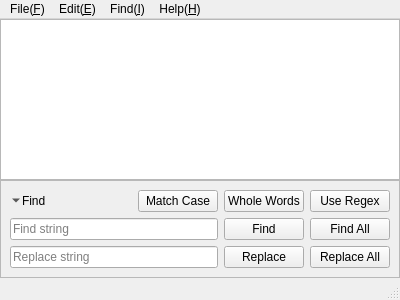
<?xml version="1.0" encoding="UTF-8"?>
<ui version="4.0">
 <class>MainWindow</class>
 <widget class="QMainWindow" name="MainWindow">
  <property name="geometry">
   <rect>
    <x>0</x>
    <y>0</y>
    <width>400</width>
    <height>300</height>
   </rect>
  </property>
  <property name="minimumSize">
   <size>
    <width>400</width>
    <height>200</height>
   </size>
  </property>
  <widget class="QWidget" name="centralwidget">
   <layout class="QVBoxLayout" name="verticalLayout">
    <property name="spacing">
     <number>0</number>
    </property>
    <property name="leftMargin">
     <number>0</number>
    </property>
    <property name="topMargin">
     <number>0</number>
    </property>
    <property name="rightMargin">
     <number>0</number>
    </property>
    <property name="bottomMargin">
     <number>0</number>
    </property>
    <item>
     <widget class="QFrame" name="frame">
      <property name="frameShape">
       <enum>QFrame::StyledPanel</enum>
      </property>
      <property name="frameShadow">
       <enum>QFrame::Plain</enum>
      </property>
      <layout class="QHBoxLayout" name="horizontalLayout_4">
       <property name="spacing">
        <number>0</number>
       </property>
       <property name="leftMargin">
        <number>0</number>
       </property>
       <property name="topMargin">
        <number>0</number>
       </property>
       <property name="rightMargin">
        <number>0</number>
       </property>
       <property name="bottomMargin">
        <number>0</number>
       </property>
       <item>
        <widget class="TextEdit" name="textEdit">
         <property name="font">
          <font>
           <pointsize>11</pointsize>
          </font>
         </property>
         <property name="frameShape">
          <enum>QFrame::NoFrame</enum>
         </property>
         <property name="lineWrapMode">
          <enum>QPlainTextEdit::NoWrap</enum>
         </property>
        </widget>
       </item>
      </layout>
     </widget>
    </item>
    <item>
     <widget class="QFrame" name="frameFindBox">
      <property name="frameShape">
       <enum>QFrame::StyledPanel</enum>
      </property>
      <property name="frameShadow">
       <enum>QFrame::Plain</enum>
      </property>
      <layout class="QVBoxLayout" name="verticalLayout_2">
       <item>
        <widget class="QFrame" name="frameFindSettings">
         <property name="frameShape">
          <enum>QFrame::NoFrame</enum>
         </property>
         <property name="frameShadow">
          <enum>QFrame::Plain</enum>
         </property>
         <layout class="QHBoxLayout" name="horizontalLayout_2">
          <property name="leftMargin">
           <number>0</number>
          </property>
          <property name="topMargin">
           <number>0</number>
          </property>
          <property name="rightMargin">
           <number>0</number>
          </property>
          <property name="bottomMargin">
           <number>0</number>
          </property>
          <item>
           <widget class="QToolButton" name="buttonCloseFind">
            <property name="cursor">
             <cursorShape>PointingHandCursor</cursorShape>
            </property>
            <property name="styleSheet">
             <string notr="true">QToolButton { border: none; }</string>
            </property>
            <property name="text">
             <string>Find</string>
            </property>
            <property name="iconSize">
             <size>
              <width>8</width>
              <height>8</height>
             </size>
            </property>
            <property name="shortcut">
             <string notr="true">Esc</string>
            </property>
            <property name="toolButtonStyle">
             <enum>Qt::ToolButtonTextBesideIcon</enum>
            </property>
            <property name="arrowType">
             <enum>Qt::DownArrow</enum>
            </property>
           </widget>
          </item>
          <item>
           <widget class="QLabel" name="labelFindResult">
            <property name="sizePolicy">
             <sizepolicy hsizetype="Expanding" vsizetype="Preferred">
              <horstretch>0</horstretch>
              <verstretch>0</verstretch>
             </sizepolicy>
            </property>
            <property name="text">
             <string/>
            </property>
           </widget>
          </item>
          <item>
           <widget class="QPushButton" name="buttonCase">
            <property name="cursor">
             <cursorShape>PointingHandCursor</cursorShape>
            </property>
            <property name="text">
             <string>Match Case</string>
            </property>
            <property name="checkable">
             <bool>true</bool>
            </property>
           </widget>
          </item>
          <item>
           <widget class="QPushButton" name="buttonWords">
            <property name="cursor">
             <cursorShape>PointingHandCursor</cursorShape>
            </property>
            <property name="text">
             <string>Whole Words</string>
            </property>
            <property name="checkable">
             <bool>true</bool>
            </property>
           </widget>
          </item>
          <item>
           <widget class="QPushButton" name="buttonRegex">
            <property name="cursor">
             <cursorShape>PointingHandCursor</cursorShape>
            </property>
            <property name="text">
             <string>Use Regex</string>
            </property>
            <property name="checkable">
             <bool>true</bool>
            </property>
           </widget>
          </item>
         </layout>
        </widget>
       </item>
       <item>
        <widget class="QFrame" name="frameFind">
         <property name="frameShape">
          <enum>QFrame::NoFrame</enum>
         </property>
         <property name="frameShadow">
          <enum>QFrame::Plain</enum>
         </property>
         <layout class="QHBoxLayout" name="horizontalLayout">
          <property name="leftMargin">
           <number>0</number>
          </property>
          <property name="topMargin">
           <number>0</number>
          </property>
          <property name="rightMargin">
           <number>0</number>
          </property>
          <property name="bottomMargin">
           <number>0</number>
          </property>
          <item>
           <widget class="QLineEdit" name="editFind">
            <property name="placeholderText">
             <string>Find string</string>
            </property>
           </widget>
          </item>
          <item>
           <widget class="QPushButton" name="buttonFind">
            <property name="cursor">
             <cursorShape>PointingHandCursor</cursorShape>
            </property>
            <property name="text">
             <string>Find</string>
            </property>
           </widget>
          </item>
          <item>
           <widget class="QPushButton" name="buttonFindAll">
            <property name="cursor">
             <cursorShape>PointingHandCursor</cursorShape>
            </property>
            <property name="text">
             <string>Find All</string>
            </property>
           </widget>
          </item>
         </layout>
        </widget>
       </item>
       <item>
        <widget class="QFrame" name="frameReplace">
         <property name="frameShape">
          <enum>QFrame::NoFrame</enum>
         </property>
         <property name="frameShadow">
          <enum>QFrame::Plain</enum>
         </property>
         <layout class="QHBoxLayout" name="horizontalLayout_3">
          <property name="leftMargin">
           <number>0</number>
          </property>
          <property name="topMargin">
           <number>0</number>
          </property>
          <property name="rightMargin">
           <number>0</number>
          </property>
          <property name="bottomMargin">
           <number>0</number>
          </property>
          <item>
           <widget class="QLineEdit" name="editReplace">
            <property name="placeholderText">
             <string>Replace string</string>
            </property>
           </widget>
          </item>
          <item>
           <widget class="QPushButton" name="buttonReplace">
            <property name="cursor">
             <cursorShape>PointingHandCursor</cursorShape>
            </property>
            <property name="text">
             <string>Replace</string>
            </property>
           </widget>
          </item>
          <item>
           <widget class="QPushButton" name="buttonReplaceAll">
            <property name="cursor">
             <cursorShape>PointingHandCursor</cursorShape>
            </property>
            <property name="text">
             <string>Replace All</string>
            </property>
           </widget>
          </item>
         </layout>
        </widget>
       </item>
      </layout>
     </widget>
    </item>
   </layout>
  </widget>
  <widget class="QMenuBar" name="menubar">
   <property name="geometry">
    <rect>
     <x>0</x>
     <y>0</y>
     <width>400</width>
     <height>18</height>
    </rect>
   </property>
   <widget class="QMenu" name="menuFile">
    <property name="title">
     <string>File(&amp;F)</string>
    </property>
    <addaction name="actionNewFile"/>
    <addaction name="actionOpen"/>
    <addaction name="actionSave"/>
    <addaction name="actionSaveAs"/>
    <addaction name="separator"/>
    <addaction name="actionSettings"/>
    <addaction name="separator"/>
    <addaction name="actionExit"/>
   </widget>
   <widget class="QMenu" name="menuHelp">
    <property name="title">
     <string>Help(&amp;H)</string>
    </property>
    <addaction name="actionAbout"/>
   </widget>
   <widget class="QMenu" name="menuEdit">
    <property name="title">
     <string>Edit(&amp;E)</string>
    </property>
    <addaction name="actionUndo"/>
    <addaction name="actionRedo"/>
    <addaction name="separator"/>
    <addaction name="actionCopy"/>
    <addaction name="actionCut"/>
    <addaction name="actionPaste"/>
    <addaction name="actionSelectAll"/>
   </widget>
   <widget class="QMenu" name="menuFind">
    <property name="title">
     <string>Find(&amp;I)</string>
    </property>
    <addaction name="actionFind"/>
    <addaction name="actionFindNext"/>
    <addaction name="actionFindPrevious"/>
    <addaction name="actionFindAll"/>
    <addaction name="separator"/>
    <addaction name="actionReplace"/>
    <addaction name="actionReplaceNext"/>
    <addaction name="actionReplaceAll"/>
    <addaction name="separator"/>
    <addaction name="actionFindSelectNext"/>
    <addaction name="actionFindSelectAll"/>
   </widget>
   <addaction name="menuFile"/>
   <addaction name="menuEdit"/>
   <addaction name="menuFind"/>
   <addaction name="menuHelp"/>
  </widget>
  <widget class="QStatusBar" name="statusbar"/>
  <action name="actionNewFile">
   <property name="text">
    <string>New File</string>
   </property>
   <property name="shortcut">
    <string notr="true">Ctrl+N</string>
   </property>
  </action>
  <action name="actionOpen">
   <property name="text">
    <string>Open...</string>
   </property>
   <property name="shortcut">
    <string notr="true">Ctrl+O</string>
   </property>
  </action>
  <action name="actionSave">
   <property name="text">
    <string>Save</string>
   </property>
   <property name="shortcut">
    <string notr="true">Ctrl+S</string>
   </property>
  </action>
  <action name="actionSaveAs">
   <property name="text">
    <string>Save As...</string>
   </property>
   <property name="shortcut">
    <string notr="true">Ctrl+Shift+S</string>
   </property>
  </action>
  <action name="actionExit">
   <property name="text">
    <string>Exit</string>
   </property>
   <property name="shortcut">
    <string notr="true">Ctrl+Q</string>
   </property>
  </action>
  <action name="actionUndo">
   <property name="text">
    <string>Undo</string>
   </property>
   <property name="shortcut">
    <string notr="true">Ctrl+Z</string>
   </property>
  </action>
  <action name="actionRedo">
   <property name="text">
    <string>Redo</string>
   </property>
   <property name="shortcut">
    <string notr="true">Ctrl+Y</string>
   </property>
  </action>
  <action name="actionCopy">
   <property name="text">
    <string>Copy</string>
   </property>
   <property name="shortcut">
    <string notr="true">Ctrl+C</string>
   </property>
  </action>
  <action name="actionCut">
   <property name="text">
    <string>Cut</string>
   </property>
   <property name="shortcut">
    <string notr="true">Ctrl+X</string>
   </property>
  </action>
  <action name="actionPaste">
   <property name="text">
    <string>Paste</string>
   </property>
   <property name="shortcut">
    <string notr="true">Ctrl+V</string>
   </property>
  </action>
  <action name="actionSelectAll">
   <property name="text">
    <string>Select All</string>
   </property>
   <property name="shortcut">
    <string notr="true">Ctrl+A</string>
   </property>
  </action>
  <action name="actionFind">
   <property name="text">
    <string>Find</string>
   </property>
   <property name="shortcut">
    <string notr="true">Ctrl+F</string>
   </property>
  </action>
  <action name="actionFindNext">
   <property name="text">
    <string>Find Next</string>
   </property>
   <property name="shortcut">
    <string notr="true">F3</string>
   </property>
  </action>
  <action name="actionFindPrevious">
   <property name="text">
    <string>Find Previous</string>
   </property>
   <property name="shortcut">
    <string notr="true">Shift+F3</string>
   </property>
  </action>
  <action name="actionFindAll">
   <property name="text">
    <string>Find All</string>
   </property>
  </action>
  <action name="actionReplace">
   <property name="text">
    <string>Replace</string>
   </property>
   <property name="shortcut">
    <string notr="true">Ctrl+R</string>
   </property>
  </action>
  <action name="actionReplaceNext">
   <property name="text">
    <string>Replace Next</string>
   </property>
  </action>
  <action name="actionReplaceAll">
   <property name="text">
    <string>Replace All</string>
   </property>
  </action>
  <action name="actionFindSelectNext">
   <property name="enabled">
    <bool>false</bool>
   </property>
   <property name="text">
    <string>Select Next</string>
   </property>
   <property name="shortcut">
    <string notr="true">Ctrl+D</string>
   </property>
  </action>
  <action name="actionFindSelectAll">
   <property name="enabled">
    <bool>false</bool>
   </property>
   <property name="text">
    <string>Select All</string>
   </property>
  </action>
  <action name="actionAbout">
   <property name="text">
    <string>About Momiji</string>
   </property>
  </action>
  <action name="actionSettings">
   <property name="text">
    <string>Settings</string>
   </property>
   <property name="shortcut">
    <string notr="true">Ctrl+,</string>
   </property>
  </action>
 </widget>
 <customwidgets>
  <customwidget>
   <class>TextEdit</class>
   <extends>QPlainTextEdit</extends>
   <header>widget/textedit.h</header>
  </customwidget>
 </customwidgets>
 <resources/>
 <connections/>
</ui>
